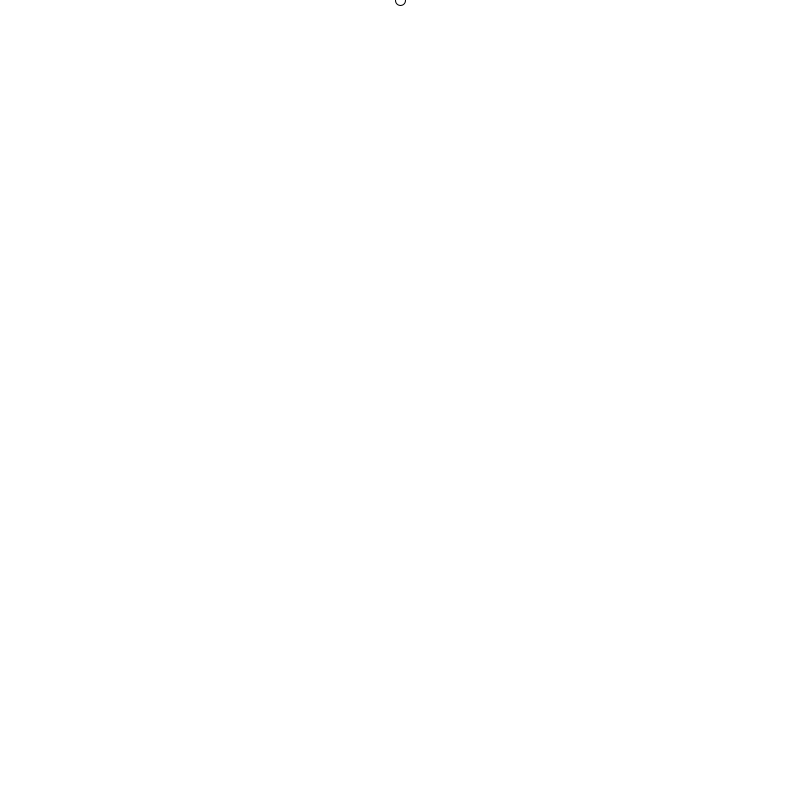
Frame 1 (no input)
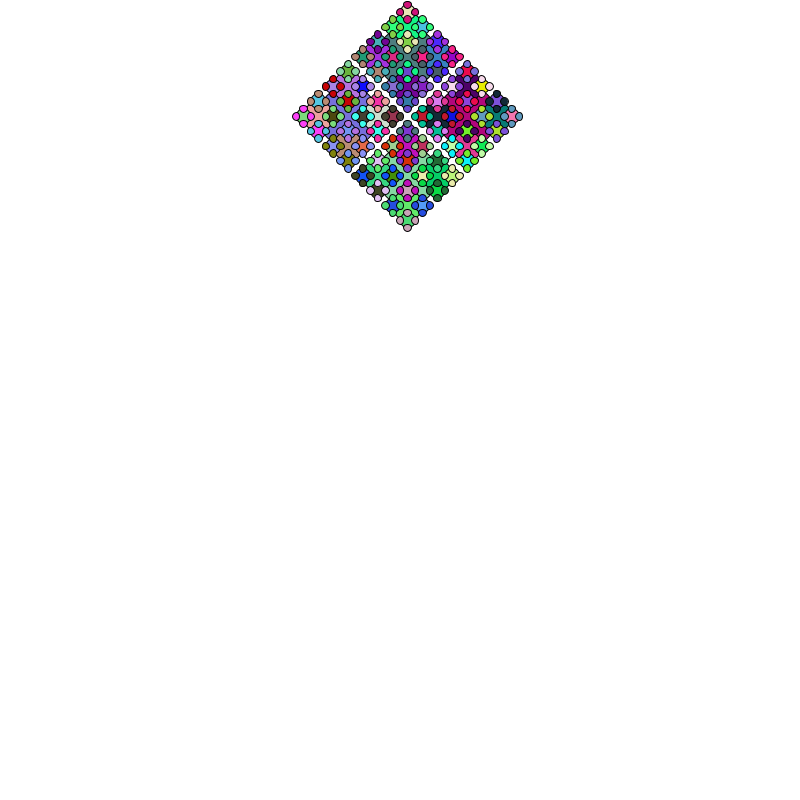
Frame 60 (the mouse pressed at the canvas centre just before this capture)
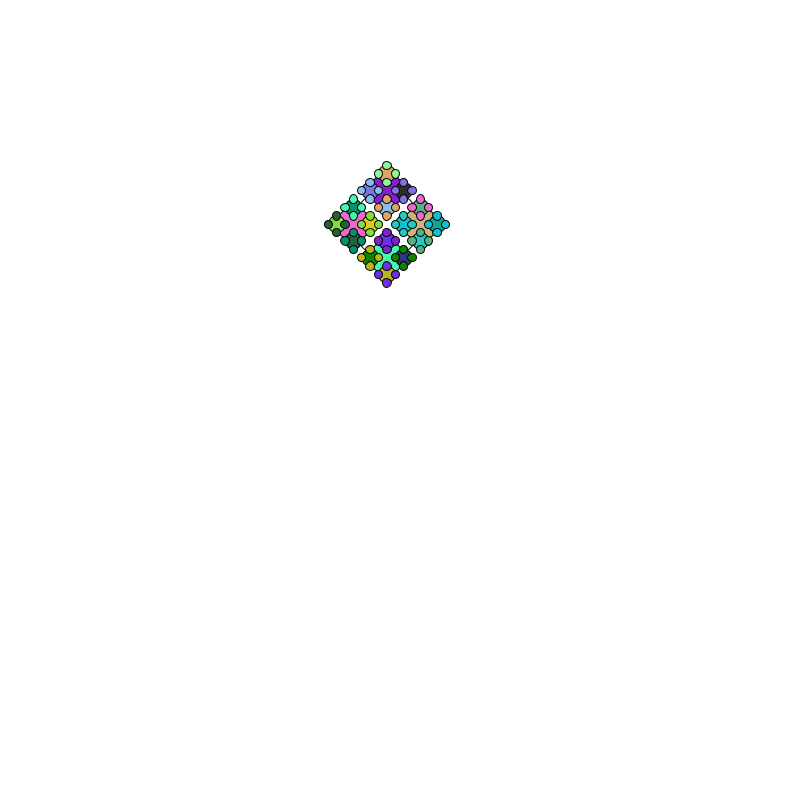
Frame 120 (the mouse held since frame 60 and released just before this capture)

The Processing sketch that drew these frames (run headless with seeded random() and noise(); from frame 60 on, the mouse is pressed at the canvas centre):

// Processing sketch: pulsingRecursiveTrigonometryFractal
// ── pulsingRecursiveTrigonometryFractal.pde
float theta = 0.0;
int radio = 10; 
int factor = 100;

void setup() {
  size(800,800);
  smooth();
}
void draw() {
  background(255);
  stroke(0);
  noFill();
  float x = (sin(theta)/10 + 1) * width/2;
  float y = (sin(theta/10)) * height/2;
  drawCircle(x,y,radio);
  theta += 0.05;
  radio= int((sin(theta)+1)*factor);
}
void drawCircle(float x, float y, float radius) {
  ellipse(x, y, radius, radius);
  if(radius > 10) {
    fill(random(255),random(255),random(255));
    drawCircle(x + radius/2, y, radius/2);
    drawCircle(x - radius/2, y, radius/2);
    drawCircle(x, y + radius/2, radius/2);
    drawCircle(x, y - radius/2, radius/2);
  }
}
